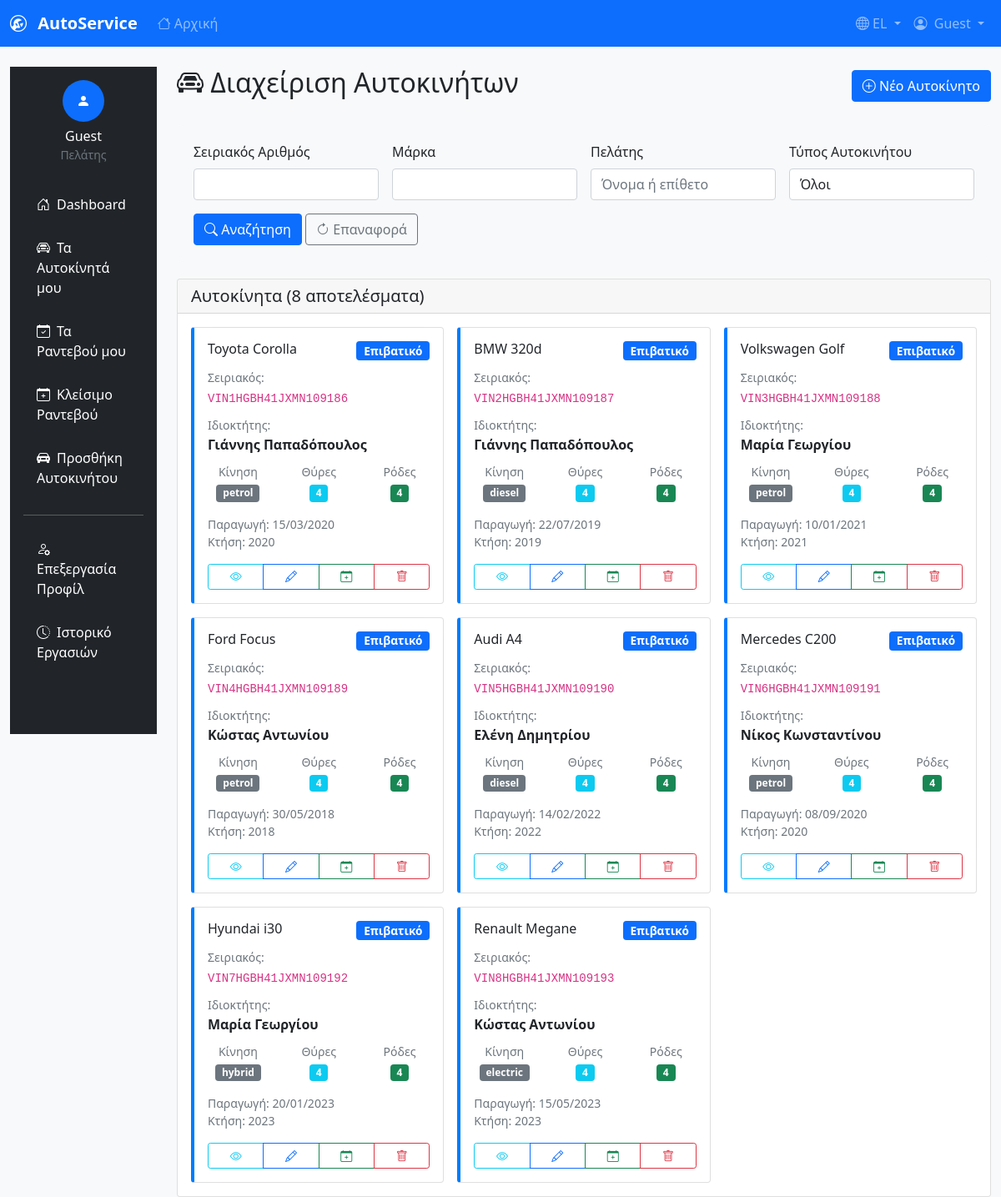
Page /vehicles/manage_vehicles.php on the committed database.
### tables this page shows
CREATE TABLE vehicles (
    id INT PRIMARY KEY AUTO_INCREMENT,
    customer_id INT NOT NULL COMMENT 'Σύνδεση με customers.user_id',
    serial_number VARCHAR(30) UNIQUE NOT NULL COMMENT 'Σειριακός αριθμός (VIN)',
    brand VARCHAR(50) NOT NULL COMMENT 'Μάρκα',
    model VARCHAR(50) NOT NULL COMMENT 'Μοντέλο', 
    vehicle_type ENUM('passenger', 'truck', 'bus') NOT NULL COMMENT 'Τύπος: επιβατικό, φορτηγό, λεωφορείο',
    fuel_type ENUM('petrol', 'diesel', 'electric', 'hybrid', 'gas') NOT NULL COMMENT 'Είδος κίνησης',
    doors_count INT NOT NULL COMMENT 'Αριθμός θυρών',
    wheels_count INT NOT NULL COMMENT 'Αριθμός ροδών', 
    manufacturing_date DATE NOT NULL COMMENT 'Ημερομηνία παραγωγής',
    acquisition_year YEAR NOT NULL COMMENT 'Έτος κτήσης',
    created_at TIMESTAMP DEFAULT CURRENT_TIMESTAMP,
    updated_at TIMESTAMP DEFAULT CURRENT_TIMESTAMP ON UPDATE CURRENT_TIMESTAMP,
    FOREIGN KEY (customer_id) REFERENCES users(id) ON DELETE CASCADE,
    INDEX idx_customer_id (customer_id),
    INDEX idx_serial_number (serial_number),
    INDEX idx_brand_model (brand, model),
    INDEX idx_vehicle_type (vehicle_type)
);

### vehicles/manage_vehicles.php (the view, shortened to what this page needs)
<?php
require_once '../config/database.php';
$search_serial = $_GET['search_serial'] ?? '';
$search_brand = $_GET['search_brand'] ?? '';
$search_customer = $_GET['search_customer'] ?? '';
$where_conditions = [];
$params = [];
$where_clause = !empty($where_conditions) ? 'WHERE ' . implode(' AND ', $where_conditions) : '';
$query = "
    SELECT v.*,
           CONCAT(u.first_name, ' ', u.last_name) as customer_name,
           u.id as customer_user_id
    FROM vehicles v
    LEFT JOIN users u ON v.customer_id = u.id
    {$where_clause}
    ORDER BY v.created_at DESC
";
try {
    $stmt = $pdo->prepare($query);
    $stmt->execute($params);
    $vehicles = $stmt->fetchAll();
} catch (Exception $e) {
    $vehicles = [];
    $_SESSION['info'] = "Πρόβλημα με τη βάση δεδομένων: " . $e->getMessage();
}
?>
<!DOCTYPE html>
<html lang="el">
<head>
    <link href="https://cdn.jsdelivr.net/npm/bootstrap@5.1.3/dist/css/bootstrap.min.css" rel="stylesheet">
    <link href="https://cdn.jsdelivr.net/npm/bootstrap-icons@1.8.1/font/bootstrap-icons.css" rel="stylesheet">
</head>
<body class="bg-light">
    <?php include '../includes/navbar.php'; ?>
    <div class="container-fluid mt-4">
        <div class="row">
            <div class="col-md-2">
                <?php include '../includes/sidebar.php'; ?>
            </div>
            <div class="col-md-10">
                <div class="d-flex justify-content-between align-items-center mb-4">
                    <h2><i class="bi bi-car-front"></i> Διαχείριση Αυτοκινήτων</h2>
                    <button class="btn btn-primary" data-bs-toggle="modal" data-bs-target="#addVehicleModal">
                        <i class="bi bi-plus-circle"></i> Νέο Αυτοκίνητο
                    </button>
                </div>
                <form method="GET" class="search-form">
                    <div class="row g-3">
                        <div class="col-md-3">
                            <label for="search_serial" class="form-label">Σειριακός Αριθμός</label>
                            <input type="text" class="form-control" id="search_serial" name="search_serial"
                                   value="<?php echo htmlspecialchars($search_serial); ?>">
                        </div>
                        <div class="col-md-3">
                            <label for="search_brand" class="form-label">Μάρκα</label>
                            <input type="text" class="form-control" id="search_brand" name="search_brand"
                                   value="<?php echo htmlspecialchars($search_brand); ?>">
                        </div>
                        <div class="col-md-3">
                            <label for="search_customer" class="form-label">Πελάτης</label>
                            <input type="text" class="form-control" id="search_customer" name="search_customer"
                                   value="<?php echo htmlspecialchars($search_customer); ?>"
                                   placeholder="Όνομα ή επίθετο">
                        </div>
                        <div class="col-md-3">
                            <label for="vehicle_type_filter" class="form-label">Τύπος Αυτοκινήτου</label>
                            <select class="form-control" id="vehicle_type_filter" name="vehicle_type_filter">
                                <option value="">Όλοι</option>
                            </select>
                        </div>
                        <div class="col-12">
                            <button type="submit" class="btn btn-primary">
                                <i class="bi bi-search"></i> Αναζήτηση
                            </button>
                            <a href="manage_vehicles.php" class="btn btn-outline-secondary">
                                <i class="bi bi-arrow-clockwise"></i> Επαναφορά
                            </a>
                        </div>
                    </div>
                </form>
                <div class="card">
                    <div class="card-header">
                        <h5 class="card-title mb-0">Αυτοκίνητα (<?php echo count($vehicles); ?> αποτελέσματα)</h5>
                    </div>
                    <div class="card-body p-0">
                        <?php if (empty($vehicles)): ?>
                            <div class="text-center py-5">
                                <i class="bi bi-car-front" style="font-size: 3rem; color: #ccc;"></i>
                                <p class="mt-3 text-muted">Δεν βρέθηκαν αυτοκίνητα με τα συγκεκριμένα κριτήρια.</p>
                                <button class="btn btn-primary" data-bs-toggle="modal" data-bs-target="#addVehicleModal">
                                    <i class="bi bi-plus-circle"></i> Προσθήκη πρώτου αυτοκινήτου
                                </button>
                            </div>
                        <?php else: ?>
                            <div class="row g-3 p-3">
                                <?php foreach ($vehicles as $vehicle): ?>
                                    <div class="col-md-6 col-lg-4">
                                        <div class="card vehicle-card h-100">
                                            <div class="card-body">
                                                <div class="d-flex justify-content-between align-items-start mb-2">
                                                    <h6 class="card-title mb-0">
                                                        <?php echo htmlspecialchars($vehicle['brand'] . ' ' . $vehicle['model']); ?>
                                                    </h6>
                                                    <span class="badge vehicle-type-badge bg-<?php
                                                        echo $vehicle['vehicle_type'] === 'passenger' ? 'primary' :
                                                            ($vehicle['vehicle_type'] === 'truck' ? 'warning' : 'info');
                                                    ?>">
                                                        <?php
                                                        $type_labels = [
                                                            'passenger' => 'Επιβατικό',
                                                            'truck' => 'Φορτηγό',
                                                            'bus' => 'Λεωφορείο'
                                                        ];
                                                        echo $type_labels[$vehicle['vehicle_type']] ?? htmlspecialchars($vehicle['vehicle_type']);
                                                        ?>
                                                    </span>
                                                </div>
                                                <div class="mb-2">
                                                    <small class="text-muted">Σειριακός:</small><br>
                                                    <code><?php echo htmlspecialchars($vehicle['serial_number']); ?></code>
                                                </div>
                                                <div class="mb-2">
                                                    <small class="text-muted">Ιδιοκτήτης:</small><br>
                                                    <strong><?php echo htmlspecialchars($vehicle['customer_name'] ?? 'Άγνωστος'); ?></strong>
                                                </div>
                                                <div class="row text-center mb-3">
                                                    <div class="col">
                                                        <small class="text-muted">Κίνηση</small><br>
                                                        <span class="badge bg-secondary"><?php echo htmlspecialchars($vehicle['fuel_type'] ?? 'N/A'); ?></span>
                                                    </div>
                                                    <div class="col">
                                                        <small class="text-muted">Θύρες</small><br>
                                                        <span class="badge bg-info"><?php echo $vehicle['doors_count'] ?? 'N/A'; ?></span>
                                                    </div>
                                                    <div class="col">
                                                        <small class="text-muted">Ρόδες</small><br>
                                                        <span class="badge bg-success"><?php echo $vehicle['wheels_count'] ?? 'N/A'; ?></span>
                                                    </div>
                                                </div>
                                                <div class="text-muted small mb-3">
                                                    <div>Παραγωγή: <?php echo isset($vehicle['manufacturing_date']) ? date('d/m/Y', strtotime($vehicle['manufacturing_date'])) : 'N/A'; ?></div>
                                                    <div>Κτήση: <?php echo htmlspecialchars($vehicle['acquisition_year'] ?? 'N/A'); ?></div>
                                                </div>
                                                <div class="btn-group w-100" role="group">
                                                    <button class="btn btn-sm btn-outline-info" onclick="viewVehicle(<?php echo $vehicle['id']; ?>)">
                                                        <i class="bi bi-eye"></i>
                                                    </button>
                                                    <button class="btn btn-sm btn-outline-primary" onclick="editVehicle(<?php echo $vehicle['id']; ?>)">
                                                        <i class="bi bi-pencil"></i>
                                                    </button>
                                                    <button class="btn btn-sm btn-outline-success" onclick="bookAppointment(<?php echo $vehicle['id']; ?>)">
                                                        <i class="bi bi-calendar-plus"></i>
                                                    </button>
                                                    <button class="btn btn-sm btn-outline-danger" onclick="deleteVehicle(<?php echo $vehicle['id']; ?>, '<?php echo htmlspecialchars($vehicle['brand'] . ' ' . $vehicle['model']); ?>')">
                                                        <i class="bi bi-trash"></i>
                                                    </button>
                                                </div>
                                            </div>
                                        </div>
                                    </div>
                                <?php endforeach; ?>
                            </div>
                        <?php endif; ?>
                    </div>
                </div>
            </div>
        </div>
    </div>
</body>
</html>

### vehicles/manage_vehicles.php (style rules this page uses)
.vehicle-card { border-left: 4px solid #007bff; transition: all 0.2s; }
.search-form { background-color: #f8f9fa; padding: 20px; border-radius: 8px; margin-bottom: 20px; }
.vehicle-type-badge { font-size: 0.85rem; }

### rows in the picture
vehicles: brand+model "Toyota Corolla", vehicle_type "Επιβατικό", serial_number "VIN1HGBH41JXMN109186", customer_name "Γιάννης Παπαδόπουλος", fuel_type "petrol", doors_count "4", wheels_count "4", manufacturing_date "15/03/2020", acquisition_year "2020"
vehicles: brand+model "BMW 320d", vehicle_type "Επιβατικό", serial_number "VIN2HGBH41JXMN109187", customer_name "Γιάννης Παπαδόπουλος", fuel_type "diesel", doors_count "4", wheels_count "4", manufacturing_date "22/07/2019", acquisition_year "2019"
vehicles: brand+model "Volkswagen Golf", vehicle_type "Επιβατικό", serial_number "VIN3HGBH41JXMN109188", customer_name "Μαρία Γεωργίου", fuel_type "petrol", doors_count "4", wheels_count "4", manufacturing_date "10/01/2021", acquisition_year "2021"
vehicles: brand+model "Ford Focus", vehicle_type "Επιβατικό", serial_number "VIN4HGBH41JXMN109189", customer_name "Κώστας Αντωνίου", fuel_type "petrol", doors_count "4", wheels_count "4", manufacturing_date "30/05/2018", acquisition_year "2018"
vehicles: brand+model "Audi A4", vehicle_type "Επιβατικό", serial_number "VIN5HGBH41JXMN109190", customer_name "Ελένη Δημητρίου", fuel_type "diesel", doors_count "4", wheels_count "4", manufacturing_date "14/02/2022", acquisition_year "2022"
vehicles: brand+model "Mercedes C200", vehicle_type "Επιβατικό", serial_number "VIN6HGBH41JXMN109191", customer_name "Νίκος Κωνσταντίνου", fuel_type "petrol", doors_count "4", wheels_count "4", manufacturing_date "08/09/2020", acquisition_year "2020"
vehicles: brand+model "Hyundai i30", vehicle_type "Επιβατικό", serial_number "VIN7HGBH41JXMN109192", customer_name "Μαρία Γεωργίου", fuel_type "hybrid", doors_count "4", wheels_count "4", manufacturing_date "20/01/2023", acquisition_year "2023"
vehicles: brand+model "Renault Megane", vehicle_type "Επιβατικό", serial_number "VIN8HGBH41JXMN109193", customer_name "Κώστας Αντωνίου", fuel_type "electric", doors_count "4", wheels_count "4", manufacturing_date "15/05/2023", acquisition_year "2023"

### other values in the picture
$user_name "Guest"
$user_full_name "Guest"
$role_labels[$user_role] "Πελάτης"
count($vehicles) "8"
